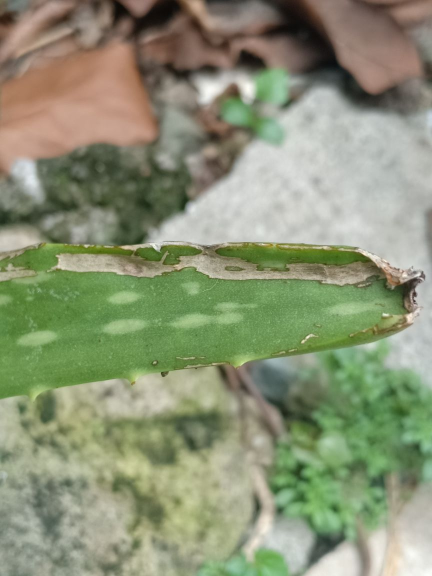
#> input picture app/src/main/python/aloe/1.png, 864 x 1152 px (shown at 1/2 size)
$ python -i Aloe-Detection_v2.py   (imports and definitions only)
#> lines starting #> are read from the running program, lines starting #| are printed output that depends on the picture
import cv2 as cv
import numpy as np
from PIL import Image
import base64
import io

def preprocessor(data):
    decoded_data = base64.b64decode(data)
    np_data = np.fromstring(decoded_data, np.uint8)
    img = cv.imdecode(np_data,cv.IMREAD_UNCHANGED)

    contr =img.copy()
    img3 = img.copy()

    #convert image to hsv color space so light intensity is of minimal factor
    hsv = cv.cvtColor(img, cv.COLOR_BGR2HSV)


    #thresholding color into range
    minimum = np.array([40,50,40], np.uint8)
    maximum = np.array([70,255,255], np.uint8)
    thres = cv.inRange(hsv, minimum, maximum)

    #find contours within the thresholded
    contours, heirarchy = cv.findContours(thres, cv.RETR_TREE, cv.CHAIN_APPROX_SIMPLE)
    cv.drawContours(contr, contours, -1, (0,0,255), 2)

    #getting the Area of the outermost contours
    areas = [cv.contourArea(c) for c in contours]
    max_index = np.argmax(areas)
    cnt = contours[max_index]

    #getting and setting perimeters from the Area
    x,y,w,h = cv.boundingRect(cnt)
    cv.rectangle(img,(x,y),(x+w,y+h),(0,255,0),2)
    #cv.rectangle(hsv,(x,y),(x+w,y+h),(0,255,0),2)

    #image segmentation/cropping
    cropped = img3[y:y+h,x:x+w]
    pil_im=Image.fromarray(cropped)

    buff = io.BytesIO()
    pil_im.save(buff,format="PNG")
    img_str = base64.b64encode(buff.getvalue())
    return ""+str(img_str,'utf-8')

>>> import cv2
>>> picture = cv2.imread('aloe/1.png', cv2.IMREAD_GRAYSCALE)
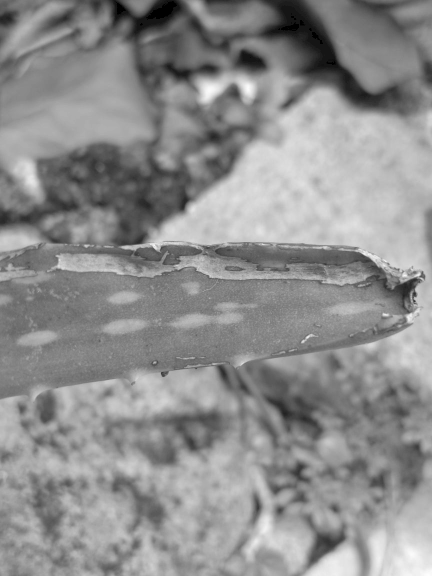
#> picture: shape (1152, 864) (shown at 1/2 size); min 0, max 254, mean 142.1
>>> result = preprocessor(picture)
#> in preprocessor, `np_data = np.fromstring(decoded_data, np.uint8)`: np_data = 103 values, max 252 at index 40, min 4 at index 102, mean 129.2
#> (the run stopped early here; a loop or call above may not have finished)

$ run again, on app/src/main/python/aloe/2.png
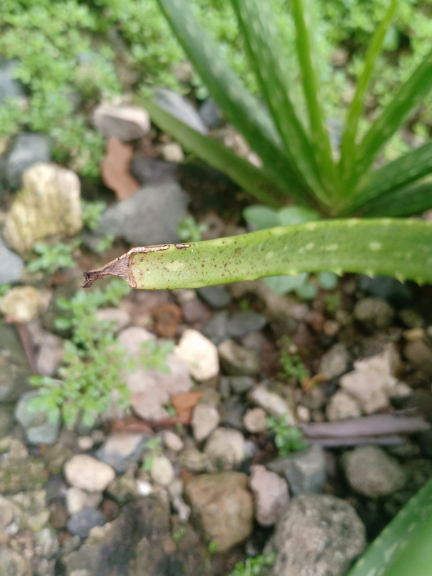
#> input picture app/src/main/python/aloe/2.png, 864 x 1152 px (shown at 1/2 size)
#> `picture = cv2.imread('aloe/1.png', cv2.IMREAD_GRAYSCALE)`:
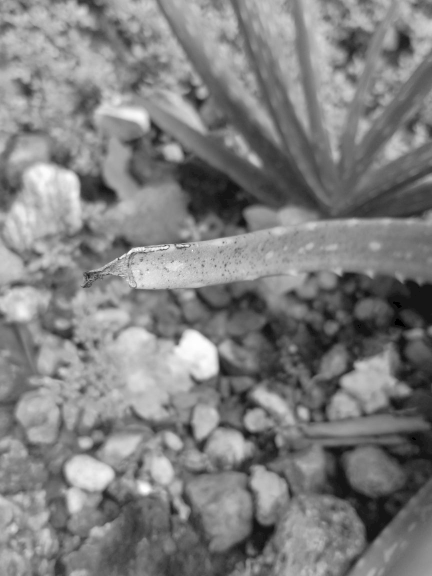
#> picture: shape (1152, 864) (shown at 1/2 size); min 0, max 255, mean 127
#> np_data = 31 values, max 247 at index 10, min 12 at index 1, mean 132.3

$ run again, on app/src/main/python/aloe/3.png
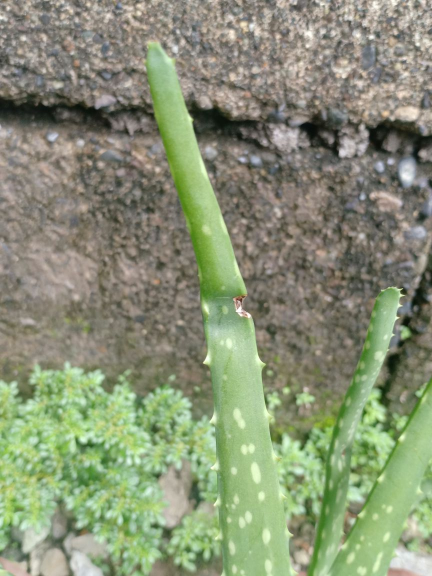
#> input picture app/src/main/python/aloe/3.png, 864 x 1152 px (shown at 1/2 size)
#> `picture = cv2.imread('aloe/1.png', cv2.IMREAD_GRAYSCALE)`:
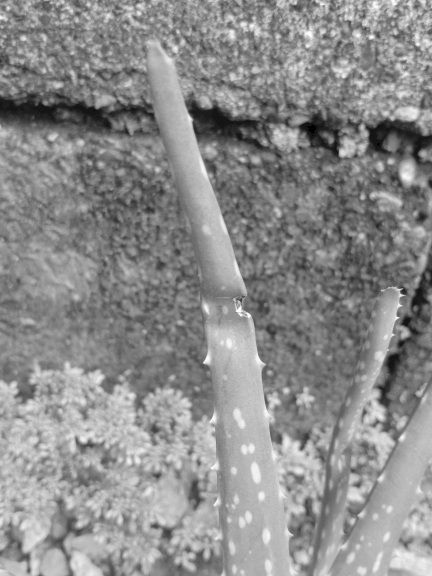
#> picture: shape (1152, 864) (shown at 1/2 size); min 0, max 255, mean 140.2
#> np_data = 18032 values, max 252 at index 718, min 3 at index 17786, mean 144.4

$ run again, on app/src/main/python/aloe/4.png
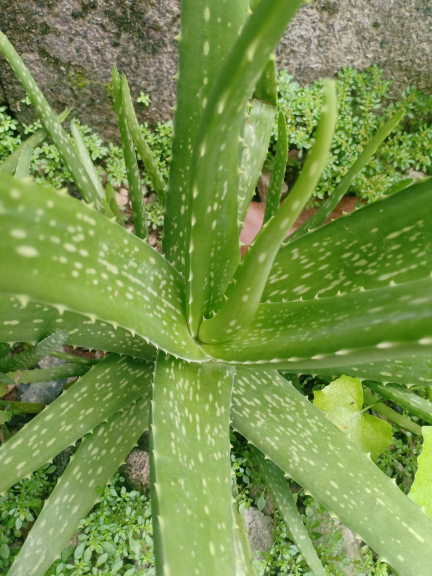
#> input picture app/src/main/python/aloe/4.png, 864 x 1152 px (shown at 1/2 size)
#> `picture = cv2.imread('aloe/1.png', cv2.IMREAD_GRAYSCALE)`:
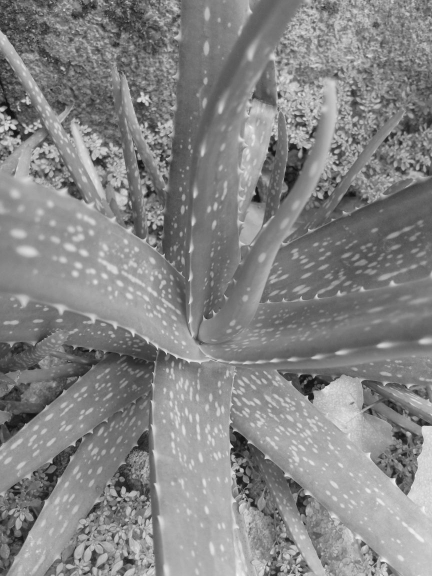
#> picture: shape (1152, 864) (shown at 1/2 size); min 0, max 249, mean 132.8
#> np_data = 17 values, max 252 at index 11, min 28 at index 15, mean 139.7
